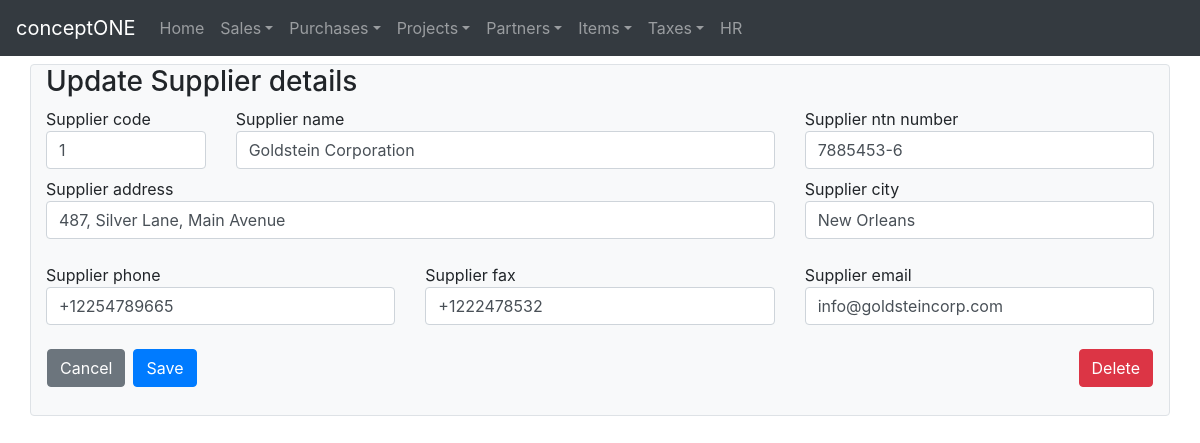
The page /suppliers/update/1/ on the database as committed earlier.
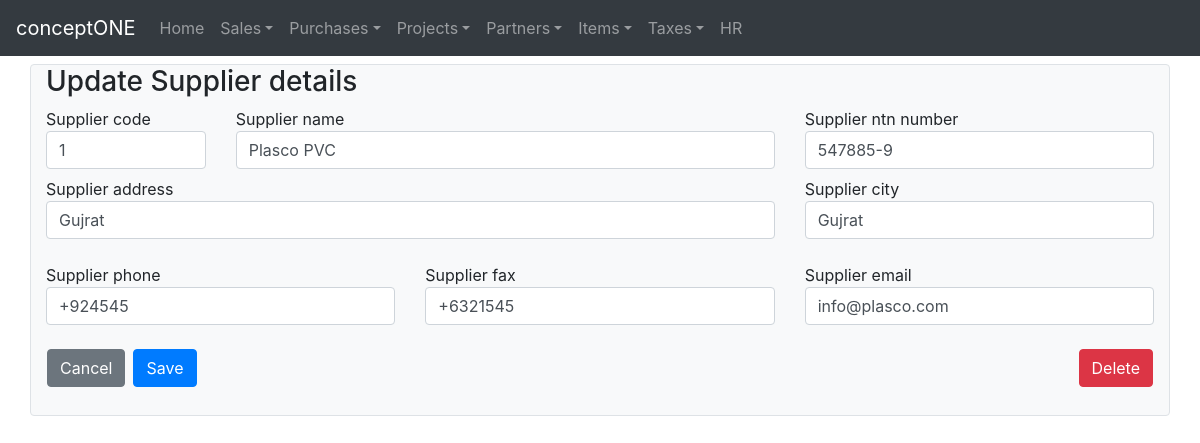
The same page on the database as committed later.
### crudbasic/models.py (models this page shows, shortened)
class Suppliers(models.Model):
    supplier_code = models.CharField(max_length=16, unique=True)
    supplier_name = models.CharField(max_length=128, unique=True)
    supplier_address = models.CharField(max_length=264)
    supplier_city = models.CharField(max_length=128)
    supplier_phone = models.CharField(max_length=128, blank=True)
    supplier_fax = models.CharField(max_length=128, blank=True)
    supplier_email = models.EmailField(max_length=192, blank=True)
    supplier_ntn_number = models.CharField(max_length=128, blank=True)
    created_on = models.DateTimeField(auto_now_add=True)
    updated_on = models.DateTimeField(auto_now=True)

### crudbasic/views.py (the view, shortened to what this page needs)
# urls.py: path('suppliers/update/<int:pk>/',views.UpdateSupplierView.as_view(),name='updatesupplier'),
class UpdateSupplierView(UpdateView):
    model = Suppliers
    form_class = SupplierForm
    template_name = 'crudbasic/createsupplier.html'

### crudbasic/forms.py
class SupplierForm(forms.ModelForm):
    class Meta:
        model = Suppliers
        fields = '__all__'
        widgets = {
                'supplier_code':forms.TextInput(attrs={'class':'form-control'}),
                'supplier_name':forms.TextInput(attrs={'class':'form-control'}),
                'supplier_address':forms.TextInput(attrs={'class':'form-control'}),
                'supplier_city':forms.TextInput(attrs={'class':'form-control'}),
                'supplier_phone':forms.TextInput(attrs={'class':'form-control'}),
                'supplier_fax':forms.TextInput(attrs={'class':'form-control'}),
                'supplier_email':forms.TextInput(attrs={'class':'form-control'}),
                'supplier_ntn_number':forms.TextInput(attrs={'class':'form-control'}),
        }

### templates/crudbasic/createsupplier.html
<!DOCTYPE html>
{% extends "crudbasic/base.html" %}
{% block body_block %}
<div class="container pb-1 border bg-light rounded">
  <h3>
    {% if not form.instance.pk %}
      Create New Supplier
    {% else %}
      Update Supplier details
    {% endif %}
  </h3>
  <form method="post">{% csrf_token %}
    <div class="row mb-2">
      <div class="col-md-2">
        {{ form.supplier_code.label}}
        {{ form.supplier_code }}
      </div>
      <div class="col-md-6">
        {{ form.supplier_name.label }}
        {{ form.supplier_name }}
      </div>
      <div class="col-md-4">
        {{ form.supplier_ntn_number.label }}
        {{ form.supplier_ntn_number }}
      </div>
    </div>
    <div class="row mb-4">
      <div class="col-md-8">
        {{ form.supplier_address.label }}
        {{ form.supplier_address }}
      </div>
      <div class="col-md-4">
        {{ form.supplier_city.label }}
        {{ form.supplier_city }}
      </div>
    </div>
    <div class="row mb-4">
      <div class="col-md-4">
        {{ form.supplier_phone.label}}
        {{ form.supplier_phone }}
      </div>
      <div class="col-md-4">
        {{ form.supplier_fax.label }}
        {{ form.supplier_fax }}
      </div>
      <div class="col-md-4">
        {{ form.supplier_email.label }}
        {{ form.supplier_email }}
      </div>
    </div>
    <div class="row mb-4">
      {% url 'crudbasic:suppliers' as back_url %}
      {% if not form.instance.pk %}
        {% include "crudbasic/buttonpanel/createbuttonpanel.html" %}
      {% else %}
        {% include "crudbasic/buttonpanel/updatebuttonpanel.html" %}
      {% endif %}
    </div>
  </form>
</div>
{% endblock %}

Rows that differ between the two databases and show on the page:
changed Suppliers: supplier_name "Goldstein Corporation" → "Plasco PVC"; supplier_ntn_number "7885453-6" → "547885-9"; supplier_address "487, Silver Lane, Main Avenue" → "Gujrat"; supplier_city "New Orleans" → "Gujrat"; supplier_phone "+12254789665" → "+924545"; supplier_fax "+1222478532" → "+6321545"; supplier_email "info@goldsteincorp.com" → "info@plasco.com"
